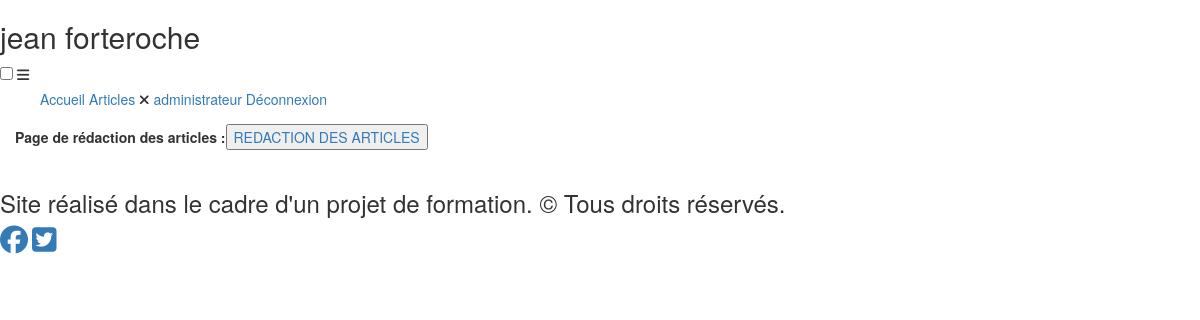
The app's page /index.php?action=administration (signed in), older data.
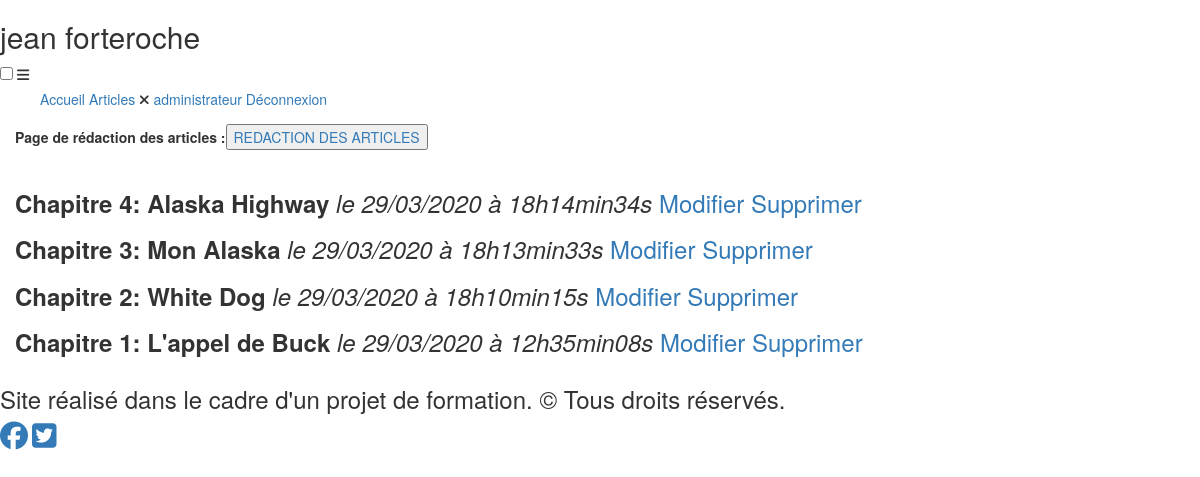
The same page, newer data.
### tables this page shows
CREATE TABLE IF NOT EXISTS `posts` (
  `post_id` int(11) NOT NULL AUTO_INCREMENT,
  `title` varchar(255) NOT NULL,
  `content` text NOT NULL,
  `creation_date` datetime NOT NULL,
  PRIMARY KEY (`post_id`)
);

### controller/frontend.php (called while the page is built, shortened)
<?php
require_once('model/PostManager.php');
function admin()
{
    $postManager = new PostManager();
    $posts = $postManager->getPosts();
    require('view/frontend/admin.php');
}

### model/PostManager.php (called while the page is built, shortened)
<?php
class PostManager extends Manager
{
    public function getPosts()
    {
        $db = $this->dbConnect();
        $req = $db->query('SELECT post_id, title, content, DATE_FORMAT(creation_date, \'%d/%m/%Y à %Hh%imin%ss\') AS creation_date_fr FROM posts ORDER BY creation_date DESC LIMIT 0, 5');
        return $req;
    }
}

### view/frontend/admin.php (the view, shortened to what this page needs)
<div id="admin">
    <strong>Page de rédaction des articles :</strong><button><a href="index.php?action=redaction">REDACTION DES ARTICLES</a>
    </button><br><br>
    <div id="flagcomment">
        <?php
        while ($data = $posts->fetch())
        {
        ?>
            <h3>
                <strong><?= $data['title'] ?></strong>
                <em>le <?= $data['creation_date_fr'] ?></em>
                <a href="index.php?action=modifChapitre&id=<?=$data['post_id'] ?>" title="Modifier le chapitre" >Modifier</a>
                <a href="index.php?action=supprimeChapitre&id=<?=$data['post_id'] ?>" title="Supprimer le chapitre" class="supprim">Supprimer</a>
            </h3>
        <?php
        }
        ?>
    </div>
</div>
<?php require('view/frontend/template.php'); ?>

Row changes from the older to the newer data that the page shows:
added posts: title "Chapitre 4: Alaska Highway", creation_date_fr "29/03/2020 à 18h14min34s"
added posts: title "Chapitre 3: Mon Alaska", creation_date_fr "29/03/2020 à 18h13min33s"
added posts: title "Chapitre 2: White Dog", creation_date_fr "29/03/2020 à 18h10min15s"
added posts: title "Chapitre 1: L'appel de Buck", creation_date_fr "29/03/2020 à 12h35min08s"
